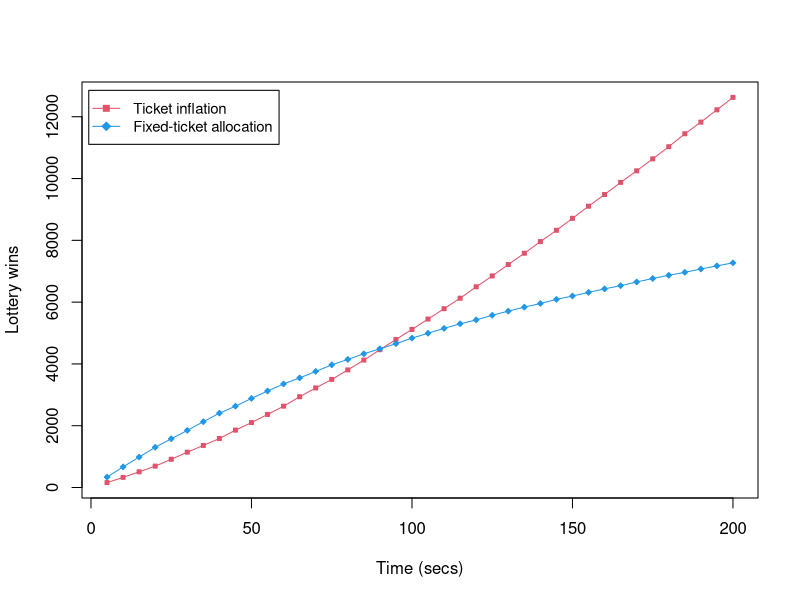

Generate this figure with R:
data <- read.csv('test2.1.csv', header = F)
data <- data[,c(2,4)]
names(data) <- c('w1','w2')
data$time <- seq(0,200,5)
data$w1 <- data$w1 - data$w1[1]
data$w2 <- data$w2 - data$w2[1]
data <- data[2:nrow(data),]
pdf('test2.pdf')
plot(data$time,data$w2,type='l',xlab='Time (secs)',ylab='Lottery wins',col=2)
points(data$time,data$w2,col=2,cex=0.6,pch=22,bg=2)
lines(data$time,data$w1,col=4)
points(data$time,data$w1,col=4,cex=0.6,pch=23,bg=4)
legend('topleft', legend=c("Ticket inflation", "Fixed-ticket allocation")
       ,inset=c(0.01,0.02)
       ,col=c(2,4),lty=c(1,1),pch=22:24,pt.bg=c(2,4), cex=0.9)
dev.off()
